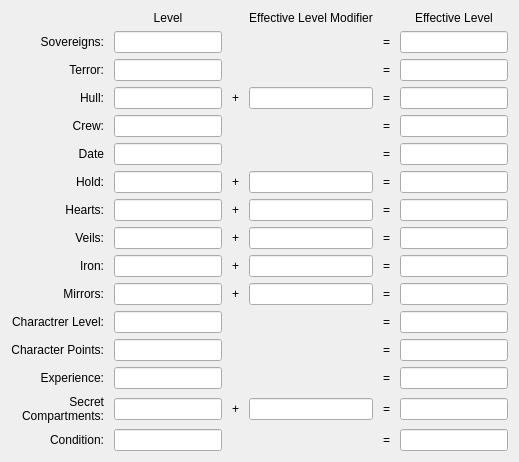
      <widget class="QWidget" name="tab_stats">
       <attribute name="title">
        <string>Stats</string>
       </attribute>
       <layout class="QGridLayout" name="gridLayout_2">
        <property name="horizontalSpacing">
         <number>10</number>
        </property>
        <item row="9" column="5">
         <widget class="QLineEdit" name="lineEdit_Modifier_Veils"/>
        </item>
        <item row="3" column="3">
         <widget class="QLineEdit" name="lineEdit_Lvl_Terror"/>
        </item>
        <item row="11" column="6">
         <widget class="QLabel" name="label_9">
          <property name="text">
           <string>=</string>
          </property>
         </widget>
        </item>
        <item row="8" column="5">
         <widget class="QLineEdit" name="lineEdit_Modifier_Hearts"/>
        </item>
        <item row="8" column="4">
         <widget class="QLabel" name="label_18">
          <property name="text">
           <string>+</string>
          </property>
         </widget>
        </item>
        <item row="5" column="6">
         <widget class="QLabel" name="label_15">
          <property name="text">
           <string>=</string>
          </property>
         </widget>
        </item>
        <item row="10" column="4">
         <widget class="QLabel" name="label_20">
          <property name="text">
           <string>+</string>
          </property>
         </widget>
        </item>
        <item row="3" column="0">
         <widget class="QLabel" name="label_Terror">
          <property name="maximumSize">
           <size>
            <width>110</width>
            <height>20</height>
           </size>
          </property>
          <property name="text">
           <string>Terror:</string>
          </property>
          <property name="alignment">
           <set>Qt::AlignRight|Qt::AlignTrailing|Qt::AlignVCenter</set>
          </property>
         </widget>
        </item>
        <item row="10" column="5">
         <widget class="QLineEdit" name="lineEdit_Modifier_Iron"/>
        </item>
        <item row="1" column="0">
         <widget class="QLabel" name="label_Sovereigns">
          <property name="maximumSize">
           <size>
            <width>110</width>
            <height>20</height>
           </size>
          </property>
          <property name="text">
           <string>Sovereigns:</string>
          </property>
          <property name="alignment">
           <set>Qt::AlignRight|Qt::AlignTrailing|Qt::AlignVCenter</set>
          </property>
         </widget>
        </item>
        <item row="9" column="4">
         <widget class="QLabel" name="label_19">
          <property name="text">
           <string>+</string>
          </property>
         </widget>
        </item>
        <item row="11" column="4">
         <widget class="QLabel" name="label_21">
          <property name="text">
           <string>+</string>
          </property>
         </widget>
        </item>
        <item row="5" column="0">
         <widget class="QLabel" name="label_Crew">
          <property name="maximumSize">
           <size>
            <width>110</width>
            <height>20</height>
           </size>
          </property>
          <property name="text">
           <string>Crew:</string>
          </property>
          <property name="alignment">
           <set>Qt::AlignRight|Qt::AlignTrailing|Qt::AlignVCenter</set>
          </property>
         </widget>
        </item>
        <item row="6" column="0">
         <widget class="QLabel" name="label_Date">
          <property name="maximumSize">
           <size>
            <width>110</width>
            <height>20</height>
           </size>
          </property>
          <property name="text">
           <string>Date</string>
          </property>
          <property name="alignment">
           <set>Qt::AlignRight|Qt::AlignTrailing|Qt::AlignVCenter</set>
          </property>
         </widget>
        </item>
        <item row="16" column="0">
         <widget class="QLabel" name="label_SecretComp">
          <property name="maximumSize">
           <size>
            <width>110</width>
            <height>40</height>
           </size>
          </property>
          <property name="text">
           <string>&lt;html&gt;&lt;head/&gt;&lt;body&gt;&lt;p&gt;Secret&lt;br&gt;Compartments:&lt;/p&gt;&lt;/body&gt;&lt;/html&gt;</string>
          </property>
          <property name="alignment">
           <set>Qt::AlignRight|Qt::AlignTrailing|Qt::AlignVCenter</set>
          </property>
         </widget>
        </item>
        <item row="4" column="0">
         <widget class="QLabel" name="label_Hull">
          <property name="maximumSize">
           <size>
            <width>110</width>
            <height>20</height>
           </size>
          </property>
          <property name="text">
           <string>Hull:</string>
          </property>
          <property name="alignment">
           <set>Qt::AlignRight|Qt::AlignTrailing|Qt::AlignVCenter</set>
          </property>
         </widget>
        </item>
        <item row="9" column="0">
         <widget class="QLabel" name="label_Veils">
          <property name="maximumSize">
           <size>
            <width>110</width>
            <height>20</height>
           </size>
          </property>
          <property name="text">
           <string>Veils:</string>
          </property>
          <property name="alignment">
           <set>Qt::AlignRight|Qt::AlignTrailing|Qt::AlignVCenter</set>
          </property>
         </widget>
        </item>
        <item row="7" column="0">
         <widget class="QLabel" name="label_Hold">
          <property name="maximumSize">
           <size>
            <width>110</width>
            <height>20</height>
           </size>
          </property>
          <property name="text">
           <string>Hold:</string>
          </property>
          <property name="alignment">
           <set>Qt::AlignRight|Qt::AlignTrailing|Qt::AlignVCenter</set>
          </property>
         </widget>
        </item>
        <item row="8" column="0">
         <widget class="QLabel" name="label_Hearts">
          <property name="maximumSize">
           <size>
            <width>110</width>
            <height>20</height>
           </size>
          </property>
          <property name="text">
           <string>Hearts:</string>
          </property>
          <property name="alignment">
           <set>Qt::AlignRight|Qt::AlignTrailing|Qt::AlignVCenter</set>
          </property>
         </widget>
        </item>
        <item row="17" column="0">
         <widget class="QLabel" name="label_Condition">
          <property name="maximumSize">
           <size>
            <width>110</width>
            <height>20</height>
           </size>
          </property>
          <property name="text">
           <string>Condition:</string>
          </property>
          <property name="alignment">
           <set>Qt::AlignRight|Qt::AlignTrailing|Qt::AlignVCenter</set>
          </property>
         </widget>
        </item>
        <item row="0" column="5">
         <widget class="QLabel" name="label_5">
          <property name="text">
           <string>Effective Level Modifier</string>
          </property>
          <property name="alignment">
           <set>Qt::AlignCenter</set>
          </property>
         </widget>
        </item>
        <item row="15" column="0">
         <widget class="QLabel" name="label_Exp">
          <property name="maximumSize">
           <size>
            <width>110</width>
            <height>20</height>
           </size>
          </property>
          <property name="text">
           <string>Experience:</string>
          </property>
          <property name="alignment">
           <set>Qt::AlignRight|Qt::AlignTrailing|Qt::AlignVCenter</set>
          </property>
         </widget>
        </item>
        <item row="11" column="0">
         <widget class="QLabel" name="label_Mirrors">
          <property name="maximumSize">
           <size>
            <width>110</width>
            <height>20</height>
           </size>
          </property>
          <property name="text">
           <string>Mirrors:</string>
          </property>
          <property name="alignment">
           <set>Qt::AlignRight|Qt::AlignTrailing|Qt::AlignVCenter</set>
          </property>
         </widget>
        </item>
        <item row="10" column="0">
         <widget class="QLabel" name="label_Iron">
          <property name="maximumSize">
           <size>
            <width>110</width>
            <height>20</height>
           </size>
          </property>
          <property name="text">
           <string>Iron:</string>
          </property>
          <property name="alignment">
           <set>Qt::AlignRight|Qt::AlignTrailing|Qt::AlignVCenter</set>
          </property>
         </widget>
        </item>
        <item row="13" column="0">
         <widget class="QLabel" name="label_CharPoints">
          <property name="maximumSize">
           <size>
            <width>110</width>
            <height>20</height>
           </size>
          </property>
          <property name="text">
           <string>Character Points:</string>
          </property>
          <property name="alignment">
           <set>Qt::AlignRight|Qt::AlignTrailing|Qt::AlignVCenter</set>
          </property>
         </widget>
        </item>
        <item row="0" column="3">
         <widget class="QLabel" name="label_4">
          <property name="maximumSize">
           <size>
            <width>16777215</width>
            <height>25</height>
           </size>
          </property>
          <property name="text">
           <string>Level</string>
          </property>
          <property name="alignment">
           <set>Qt::AlignCenter</set>
          </property>
         </widget>
        </item>
        <item row="7" column="5">
         <widget class="QLineEdit" name="lineEdit_Modifier_Hold"/>
        </item>
        <item row="12" column="0">
         <widget class="QLabel" name="label_CharLevel">
          <property name="maximumSize">
           <size>
            <width>110</width>
            <height>20</height>
           </size>
          </property>
          <property name="text">
           <string>Charactrer Level:</string>
          </property>
          <property name="alignment">
           <set>Qt::AlignRight|Qt::AlignTrailing|Qt::AlignVCenter</set>
          </property>
         </widget>
        </item>
        <item row="1" column="3">
         <widget class="QLineEdit" name="lineEdit_Lvl_Sovereigns">
          <property name="styleSheet">
           <string notr="true"/>
          </property>
         </widget>
        </item>
        <item row="12" column="3">
         <widget class="QLineEdit" name="lineEdit_Lvl_CharLvl"/>
        </item>
        <item row="13" column="3">
         <widget class="QLineEdit" name="lineEdit_Lvl_CharPts"/>
        </item>
        <item row="11" column="5">
         <widget class="QLineEdit" name="lineEdit_Modifier_Mirrors"/>
        </item>
        <item row="4" column="3">
         <widget class="QLineEdit" name="lineEdit_Lvl_Hull"/>
        </item>
        <item row="5" column="3">
         <widget class="QLineEdit" name="lineEdit_Lvl_Crew"/>
        </item>
        <item row="6" column="3">
         <widget class="QLineEdit" name="lineEdit_Lvl_Date"/>
        </item>
        <item row="9" column="3">
         <widget class="QLineEdit" name="lineEdit_Lvl_Veils"/>
        </item>
        <item row="16" column="3">
         <widget class="QLineEdit" name="lineEdit_Lvl_SecretComp"/>
        </item>
        <item row="17" column="3">
         <widget class="QLineEdit" name="lineEdit_Lvl_Condition"/>
        </item>
        <item row="15" column="3">
         <widget class="QLineEdit" name="lineEdit_Lvl_Exp"/>
        </item>
        <item row="11" column="3">
         <widget class="QLineEdit" name="lineEdit_Lvl_Mirrors"/>
        </item>
        <item row="4" column="5">
         <widget class="QLineEdit" name="lineEdit_Modifier_Hull"/>
        </item>
        <item row="4" column="4">
         <widget class="QLabel" name="label_23">
          <property name="text">
           <string>+</string>
          </property>
         </widget>
        </item>
        <item row="10" column="3">
         <widget class="QLineEdit" name="lineEdit_Lvl_Iron"/>
        </item>
        <item row="8" column="3">
         <widget class="QLineEdit" name="lineEdit_Lvl_Hearts"/>
        </item>
        <item row="7" column="4">
         <widget class="QLabel" name="label_24">
          <property name="text">
           <string>+</string>
          </property>
         </widget>
        </item>
        <item row="16" column="5">
         <widget class="QLineEdit" name="lineEdit_Modifier_SecretComp"/>
        </item>
        <item row="16" column="4">
         <widget class="QLabel" name="label_25">
          <property name="text">
           <string>+</string>
          </property>
         </widget>
        </item>
        <item row="15" column="6">
         <widget class="QLabel" name="label_13">
          <property name="text">
           <string>=</string>
          </property>
         </widget>
        </item>
        <item row="9" column="6">
         <widget class="QLabel" name="label_7">
          <property name="text">
           <string>=</string>
          </property>
         </widget>
        </item>
        <item row="13" column="6">
         <widget class="QLabel" name="label_12">
          <property name="text">
           <string>=</string>
          </property>
         </widget>
        </item>
        <item row="10" column="6">
         <widget class="QLabel" name="label_8">
          <property name="text">
           <string>=</string>
          </property>
         </widget>
        </item>
        <item row="1" column="7">
         <widget class="QLineEdit" name="lineEdit_Effective_Sovereigns">
          <property name="readOnly">
           <bool>true</bool>
          </property>
         </widget>
        </item>
        <item row="4" column="6">
         <widget class="QLabel" name="label_17">
          <property name="text">
           <string>=</string>
          </property>
         </widget>
        </item>
        <item row="7" column="7">
         <widget class="QLineEdit" name="lineEdit_Effective_Hold">
          <property name="readOnly">
           <bool>true</bool>
          </property>
         </widget>
        </item>
        <item row="0" column="7">
         <widget class="QLabel" name="label_3">
          <property name="maximumSize">
           <size>
            <width>16777215</width>
            <height>25</height>
           </size>
          </property>
          <property name="text">
           <string>Effective Level</string>
          </property>
          <property name="alignment">
           <set>Qt::AlignCenter</set>
          </property>
         </widget>
        </item>
        <item row="7" column="6">
         <widget class="QLabel" name="label_2">
          <property name="text">
           <string>=</string>
          </property>
         </widget>
        </item>
        <item row="6" column="7">
         <widget class="QLineEdit" name="lineEdit_Effective_Date">
          <property name="readOnly">
           <bool>true</bool>
          </property>
         </widget>
        </item>
        <item row="8" column="6">
         <widget class="QLabel" name="label">
          <property name="text">
           <string>=</string>
          </property>
         </widget>
        </item>
        <item row="16" column="6">
         <widget class="QLabel" name="label_22">
          <property name="text">
           <string>=</string>
          </property>
         </widget>
        </item>
        <item row="3" column="7">
         <widget class="QLineEdit" name="lineEdit_Effective_Terror">
          <property name="readOnly">
           <bool>true</bool>
          </property>
         </widget>
        </item>
        <item row="1" column="6">
         <widget class="QLabel" name="label_6">
          <property name="text">
           <string>=</string>
          </property>
         </widget>
        </item>
        <item row="9" column="7">
         <widget class="QLineEdit" name="lineEdit_Effective_Veils">
          <property name="readOnly">
           <bool>true</bool>
          </property>
         </widget>
        </item>
        <item row="5" column="7">
         <widget class="QLineEdit" name="lineEdit_Effective_Crew">
          <property name="readOnly">
           <bool>true</bool>
          </property>
         </widget>
        </item>
        <item row="13" column="7">
         <widget class="QLineEdit" name="lineEdit_Effective_CharPts">
          <property name="readOnly">
           <bool>true</bool>
          </property>
         </widget>
        </item>
        <item row="4" column="7">
         <widget class="QLineEdit" name="lineEdit_Effective_Hull">
          <property name="readOnly">
           <bool>true</bool>
          </property>
         </widget>
        </item>
        <item row="11" column="7">
         <widget class="QLineEdit" name="lineEdit_Effective_Mirrors">
          <property name="readOnly">
           <bool>true</bool>
          </property>
         </widget>
        </item>
        <item row="8" column="7">
         <widget class="QLineEdit" name="lineEdit_Effective_Hearts">
          <property name="readOnly">
           <bool>true</bool>
          </property>
         </widget>
        </item>
        <item row="12" column="7">
         <widget class="QLineEdit" name="lineEdit_Effective_CharLvl">
          <property name="readOnly">
           <bool>true</bool>
          </property>
         </widget>
        </item>
        <item row="15" column="7">
         <widget class="QLineEdit" name="lineEdit_Effective_Exp">
          <property name="readOnly">
           <bool>true</bool>
          </property>
         </widget>
        </item>
        <item row="12" column="6">
         <widget class="QLabel" name="label_11">
          <property name="text">
           <string>=</string>
          </property>
         </widget>
        </item>
        <item row="10" column="7">
         <widget class="QLineEdit" name="lineEdit_Effective_Iron">
          <property name="readOnly">
           <bool>true</bool>
          </property>
         </widget>
        </item>
        <item row="6" column="6">
         <widget class="QLabel" name="label_16">
          <property name="text">
           <string>=</string>
          </property>
         </widget>
        </item>
        <item row="3" column="6">
         <widget class="QLabel" name="label_10">
          <property name="text">
           <string>=</string>
          </property>
         </widget>
        </item>
        <item row="7" column="3">
         <widget class="QLineEdit" name="lineEdit_Lvl_Hold"/>
        </item>
        <item row="17" column="6">
         <widget class="QLabel" name="label_14">
          <property name="text">
           <string>=</string>
          </property>
         </widget>
        </item>
        <item row="16" column="7">
         <widget class="QLineEdit" name="lineEdit_Effective_SecretComp">
          <property name="readOnly">
           <bool>true</bool>
          </property>
         </widget>
        </item>
        <item row="17" column="7">
         <widget class="QLineEdit" name="lineEdit_Effective_Condition">
          <property name="readOnly">
           <bool>true</bool>
          </property>
         </widget>
        </item>
       </layout>
      </widget>
